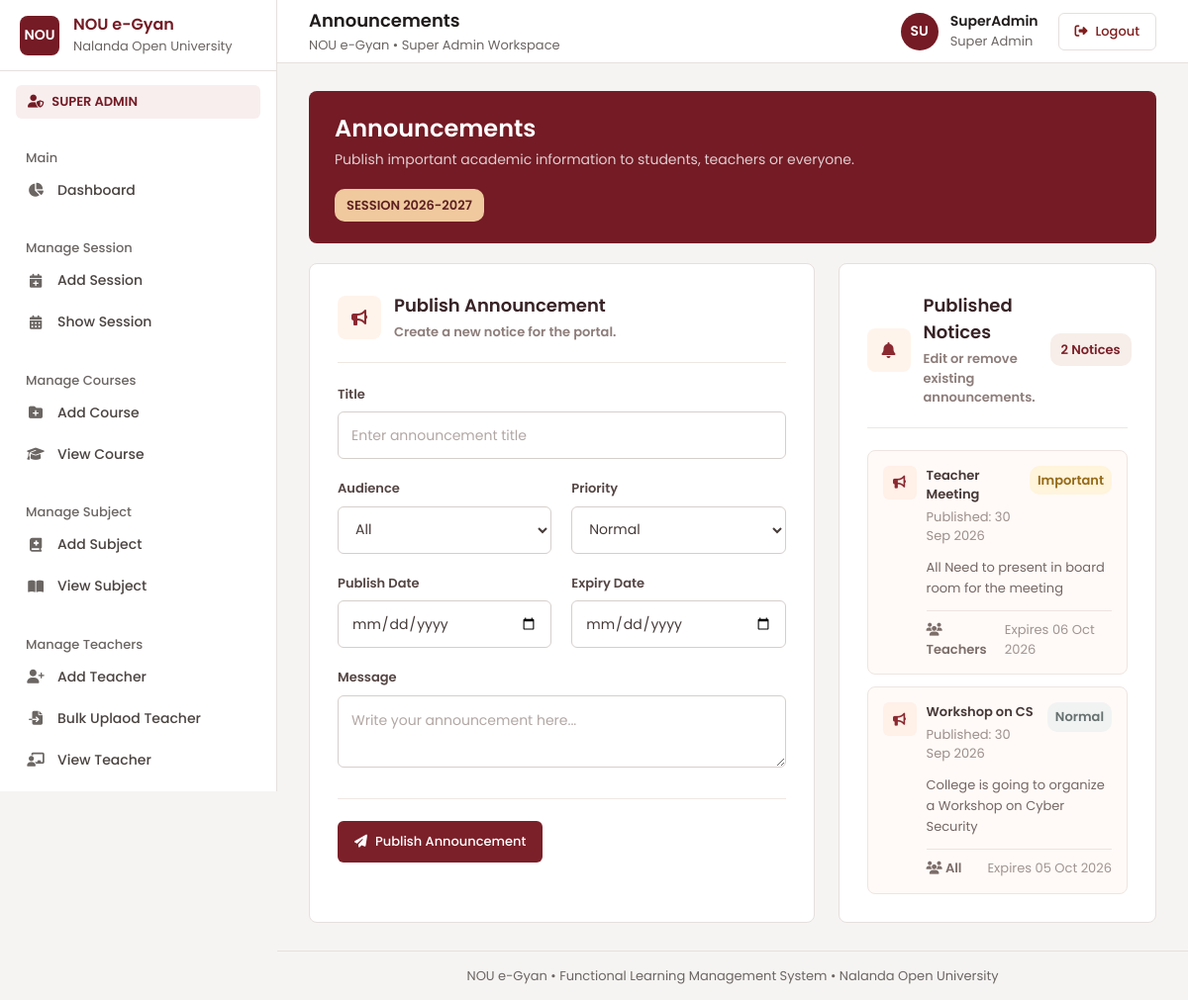
Screenshot of /announcement (signed in) with the database file from the repository.
### myapp/models.py (models this page shows, shortened)
class Announcement(models.Model):
    title = models.CharField(max_length=200)
    audience = models.CharField(max_length=50)
    priority = models.CharField(max_length=50)
    publish_date = models.DateField()
    expiry_date = models.DateField(blank=True,null=True)
    message = models.TextField()
    created_at = models.DateTimeField(auto_now_add=True)

### myapp/views.py (the view, shortened to what this page needs)
# urls.py: path("announcement",announcement,name="announcement"),
@cache_control(no_cache=True, must_revalidate=True, no_store=True)
@login_required
def announcement(request):
    announcements = Announcement.objects.all().order_by("-publish_date","-id")
    return render(request,"superadmin/announcement.html",{"announcements": announcements})

### myapp/templates/superadmin/announcement.html (shortened to what this page needs)
{% extends 'superadmin/base.html' %}
{% block page_title %}Announcements{% endblock %}
{% block content %}
<div class="announcement-page">
    <section class="announcement-hero">
        <h1>Announcements</h1>
        <p>
            Publish important academic information to students, teachers or everyone.
        </p>
        <span class="session-tag">
            SESSION 2026-2027
        </span>
    </section>
    <div class="communication-grid">
        <div class="form-card">
            <div class="section-head">
                <div class="section-title">
                    <div class="section-icon">
                        <i class="fa-solid fa-bullhorn"></i>
                    </div>
                    <div>
                        <h2>Publish Announcement</h2>
                        <p>Create a new notice for the portal.</p>
                    </div>
                </div>
            </div>
            <form method="POST">
                <div class="field">
                    <label>
                        Title
                    </label>
                    <input
                        type="text"
                        name="title"
                        placeholder="Enter announcement title"
                        required
                    >
                </div>
                <div class="form-grid">
                    <div class="field">
                        <label>
                            Audience
                        </label>
                        <select name="audience">
                            <option value="All">
                                All
                            </option>
                        </select>
                    </div>
                    <div class="field">
                        <label>
                            Priority
                        </label>
                        <select name="priority">
                            <option value="Normal">
                                Normal
                            </option>
                        </select>
                    </div>
                    <div class="field">
                        <label>
                            Publish Date
                        </label>
                        <input
                            type="date"
                            name="publish_date"
                            required
                        >
                    </div>
                    <div class="field">
                        <label>
                            Expiry Date
                        </label>
                        <input
                            type="date"
                            name="expiry_date"
                        >
                    </div>
                </div>
                <div class="field">
                    <label>
                        Message
                    </label>
                    <textarea
                        name="message"
                        placeholder="Write your announcement here..."
                        required
                    ></textarea>
                </div>
                <div class="form-actions">
                    <button
                        class="btn"
                        type="submit">
                        <i class="fa-solid fa-paper-plane"></i>
                        Publish Announcement
                    </button>
                </div>
            </form>
        </div>
        <div class="form-card">
            <div class="section-head">
                <div class="section-title">
                    <div class="section-icon">
                        <i class="fa-solid fa-bell"></i>
                    </div>
                    <div>
                        <h2>Published Notices</h2>
                        <p>Edit or remove existing announcements.</p>
                    </div>
                </div>
                <span class="badge">
                    {{ announcements|length }} Notices
                </span>
            </div>
            <div class="record-list">
                {% for announcement in announcements %}
                <div class="notice-card">
                    <div class="notice-top">
                        <div class="notice-title">
                            <div class="notice-icon">
                                <i class="fa-solid fa-bullhorn"></i>
                            </div>
                            <div>
                                <strong>
                                    {{ announcement.title }}
                                </strong>
                                <small>
                                    Published: {{ announcement.publish_date|date:"d M Y" }}
                                </small>
                            </div>
                        </div>
                        {% if announcement.priority == "Urgent" %}
                            <span class="priority priority-urgent">
                                Urgent
                            </span>
                        {% elif announcement.priority == "Important" %}
                            <span class="priority priority-important">
                                Important
                            </span>
                        {% else %}
                            <span class="priority priority-normal">
                                Normal
                            </span>
                        {% endif %}
                    </div>
                    <div class="notice-message">
                        {{ announcement.message|truncatechars:140 }}
                    </div>
                    <div class="notice-footer">
                        <span class="audience">
                            <i class="fa-solid fa-users"></i>
                            {{ announcement.audience }}
                        </span>
                        <span class="notice-date">
                            {% if announcement.expiry_date %}
                                Expires {{ announcement.expiry_date|date:"d M Y" }}
                            {% else %}
                                No expiry date
                            {% endif %}
                        </span>
                    </div>
                </div>
                {% endfor %}
            </div>
        </div>
    </div>
</div>
{% endblock %}

### myapp/templates/superadmin/base.html (style rules this page uses)
* { margin: 0; padding: 0; box-sizing: border-box; }
html, body { width: 100%; min-height: 100%; }
body { font-family: "Poppins", sans-serif; background: #f4f6f9; color: #1e293b; }

### myapp/templates/partials/poppins.html (style rules this page uses)
:root { --font-poppins: "Poppins", system-ui, -apple-system, "Segoe UI", Roboto, sans-serif; --fw-light: 300; --fw-regular: 400; --fw-medium: 500; --fw-semibold: 600; --fw-bold: 700; --fw-extrabold: 800; }
html, body, button, input, select, textarea, optgroup, option, table, caption, th, td, h1, h2, h3, h4, h5, h6, p, a, span, div, label, ul, ol, li, dl, dt, dd, small, strong, b, em, legend, summary, figcaption, blockquote, section, header, footer, nav, main, aside, article, form, fieldset { font-family: var(--font-poppins); }
html { -webkit-text-size-adjust: 100%; text-size-adjust: 100%; }
body { font-weight: var(--fw-regular); -webkit-font-smoothing: antialiased; -moz-osx-font-smoothing: grayscale; text-rendering: optimizeLegibility; -webkit-tap-highlight-color: transparent; }

### rows the page displays
Announcement: title "Teacher Meeting", publish_date "30 Sep 2026", priority "Important", message "All Need to present in board room for the meeting", audience "Teachers", expiry_date "06 Oct 2026"
Announcement: title "Workshop on CS", publish_date "30 Sep 2026", priority "Normal", message "College is going to organize a Workshop on Cyber Security", audience "All", expiry_date "05 Oct 2026"

### other values shown
{{ announcements|length }} "2"
